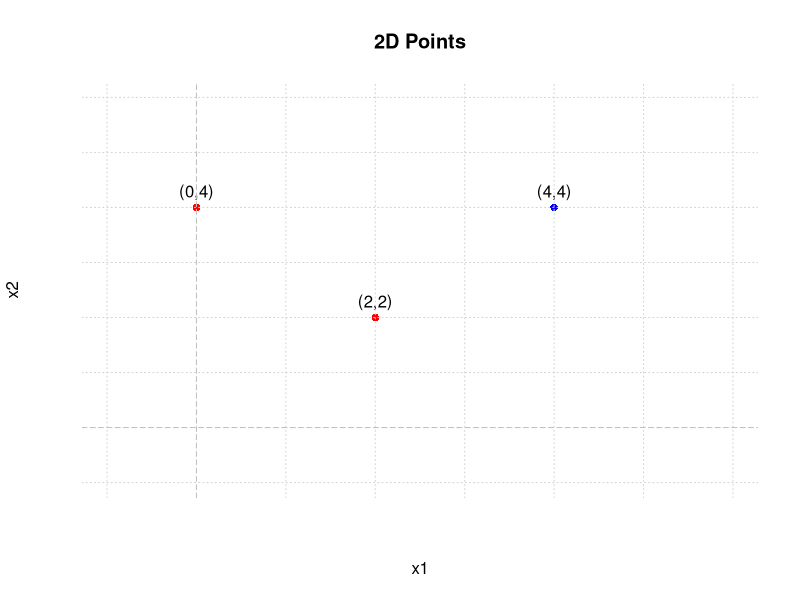
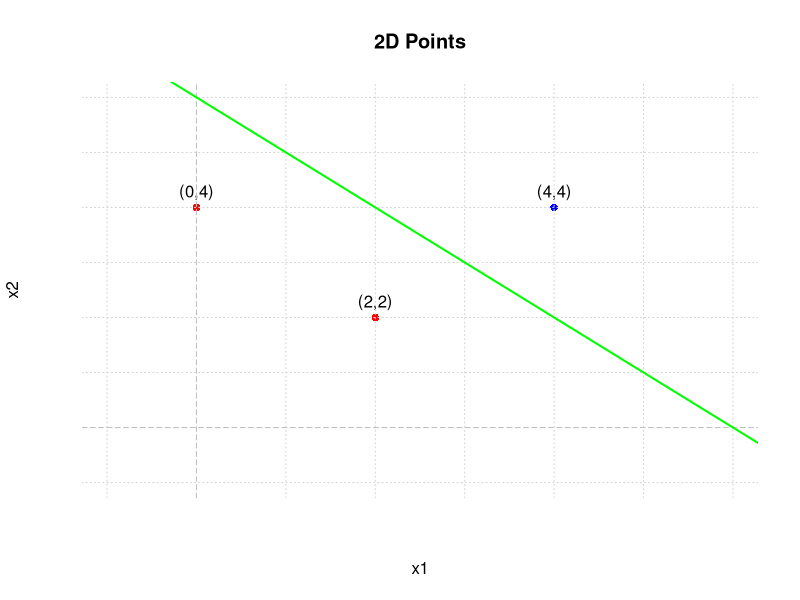

Source code (R) for these figures, in order:
## ---- chunk 1
# Define the coordinates of the points
x <- c(2, 0, 4)
y <- c(2, 4, 4)

# Define colors for each point
point_colors <- c("red", "red", "blue")

# Plot the points with grid lines, axis limits, specified colors, and without outer borders
plot(x, y, pch = 16, col = point_colors, main = "2D Points", xlab = "x1", ylab = "x2", xlim = c(-1, 6), ylim = c(-1, 6), axes = FALSE, bty = "n")

# Add labels to the points
text(x, y, labels = c("(2,2)", "(0,4)", "(4,4)"), pos = 3)

# Add grid lines
grid()

# Add x = 0 and y = 0 lines in grey
abline(h = 0, col = "grey", lty = 2)  # Horizontal line y = 0
abline(v = 0, col = "grey", lty = 2)  # Vertical line x = 0


## ---- chunk 2

# Define the coordinates of the points
x <- c(2, 0, 4)
y <- c(2, 4, 4)

# Define colors for each point
point_colors <- c("red", "red", "blue")

# Plot the points with grid lines, axis limits, specified colors, and without outer borders
plot(x, y, pch = 16, col = point_colors, main = "2D Points", xlab = "x1", ylab = "x2", xlim = c(-1, 6), ylim = c(-1, 6), axes = FALSE, bty = "n")

# Add labels to the points
text(x, y, labels = c("(2,2)", "(0,4)", "(4,4)"), pos = 3)

# Add grid lines
grid()

# Add x = 0 and y = 0 lines in grey
abline(h = 0, col = "grey", lty = 2)  # Horizontal line y = 0
abline(v = 0, col = "grey", lty = 2)  # Vertical line x = 0


# Add the line for (1/2)x + (1/2)y - 3 = 0
abline(a = 6, b = -1, col = "green", lty = 1, lwd = 2)  # Coefficients: a = intercept, b = slope

